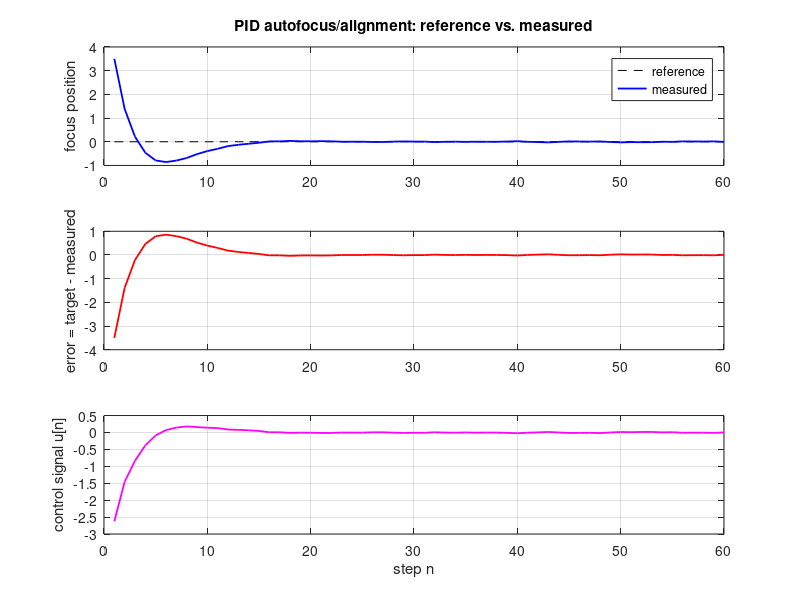

The MATLAB source for this figure:
function results = part9_pid_feedback(Kp, Ki, Kd, target, n_steps)
%PART9_PID_FEEDBACK  A closed-loop autofocus/alignment simulation driven by a discrete PID controller.
%
%   TEXTBOOK CONTROL THEORY (public domain: PID control is one of the oldest, most widely
%   taught feedback-control algorithms, in every controls textbook). error = target -
%   measured; the controller outputs
%
%       u[n] = Kp*e[n] + Ki*sum(e[0..n]) + Kd*(e[n]-e[n-1]),
%
%   a weighted sum of the CURRENT error (proportional), its ACCUMULATED history (integral --
%   removes steady-state offset), and its RATE of change (derivative -- damps overshoot).
%
%   OUR EDUCATIONAL SIMULATION: a simple 1D "focus position" plant. Moving a lens/stage by
%   u[n] changes a scalar focus-error signal by a fixed PLANT GAIN (arbitrary units) plus
%   process noise -- not a model of any specific real autofocus mechanism, just enough
%   dynamics to make PID's proportional/integral/derivative terms all matter.
%
%   results = PART9_PID_FEEDBACK(Kp, Ki, Kd, target, n_steps) with defaults Kp=0.6, Ki=0.15,
%   Kd=0.05, target=0 (drive the focus error to zero), n_steps=60.

    if nargin < 1 || isempty(Kp), Kp = 0.6; end
    if nargin < 2 || isempty(Ki), Ki = 0.15; end
    if nargin < 3 || isempty(Kd), Kd = 0.05; end
    if nargin < 4 || isempty(target), target = 0; end
    if nargin < 5 || isempty(n_steps), n_steps = 60; end

    rng(2);
    plant_gain = 0.8;                 % how much one unit of control moves the measured quantity
    process_noise_std = 0.01;
    dt = 1;

    measured = zeros(n_steps, 1);
    reference = target * ones(n_steps, 1);
    error_hist = zeros(n_steps, 1);
    control_hist = zeros(n_steps, 1);

    measured(1) = 3.5;                % start badly out of focus (large initial error)
    integral_term = 0;
    prev_error = target - measured(1);

    for n = 1:n_steps
        e = target - measured(n);
        integral_term = integral_term + e * dt;
        derivative_term = (e - prev_error) / dt;

        u = Kp * e + Ki * integral_term + Kd * derivative_term;

        error_hist(n) = e;
        control_hist(n) = u;
        prev_error = e;

        if n < n_steps
            measured(n + 1) = measured(n) + plant_gain * u * dt + process_noise_std * randn();
        end
    end

    final_error = abs(error_hist(end));
    settled_idx = find(abs(error_hist) > 0.05 * abs(error_hist(1)), 1, 'last');
    if isempty(settled_idx), settled_idx = 1; end

    fprintf('=== PID autofocus/alignment simulation ===\n');
    fprintf('Kp=%.3f, Ki=%.3f, Kd=%.3f, target=%.3f, initial measured=%.3f\n', Kp, Ki, Kd, target, measured(1));
    fprintf('final error (step %d) = %.4f  (started at %.4f)\n', n_steps, final_error, abs(error_hist(1)));
    fprintf('settled to within 5%% of initial error by step %d\n', settled_idx);

    if final_error > 0.15 * abs(error_hist(1))
        error('part9_pid_feedback:convergence', 'PID loop did not sufficiently reduce the error by the end of the simulation');
    end
    if abs(error_hist(end)) >= abs(error_hist(1))
        error('part9_pid_feedback:no_progress', 'PID loop made no net progress toward the target');
    end

    fig = figure('Visible', 'off');
    subplot(3, 1, 1); plot(1:n_steps, reference, 'k--', 1:n_steps, measured, 'b-', 'LineWidth', 1.3);
    legend('reference', 'measured'); ylabel('focus position'); grid on;
    title('PID autofocus/alignment: reference vs. measured');
    subplot(3, 1, 2); plot(1:n_steps, error_hist, 'r-', 'LineWidth', 1.3);
    ylabel('error = target - measured'); grid on;
    subplot(3, 1, 3); plot(1:n_steps, control_hist, 'm-', 'LineWidth', 1.3);
    xlabel('step n'); ylabel('control signal u[n]'); grid on;
    out_dir = fileparts(mfilename('fullpath'));
    saveas(fig, fullfile(out_dir, 'part9_pid_feedback.png'));
    close(fig);

    results.reference = reference;
    results.measured = measured;
    results.error_hist = error_hist;
    results.control_hist = control_hist;
    results.final_error = final_error;
    results.settled_idx = settled_idx;

    fprintf('\npart9_pid_feedback: all checks passed. Figure saved to part9_pid_feedback.png\n');
end
